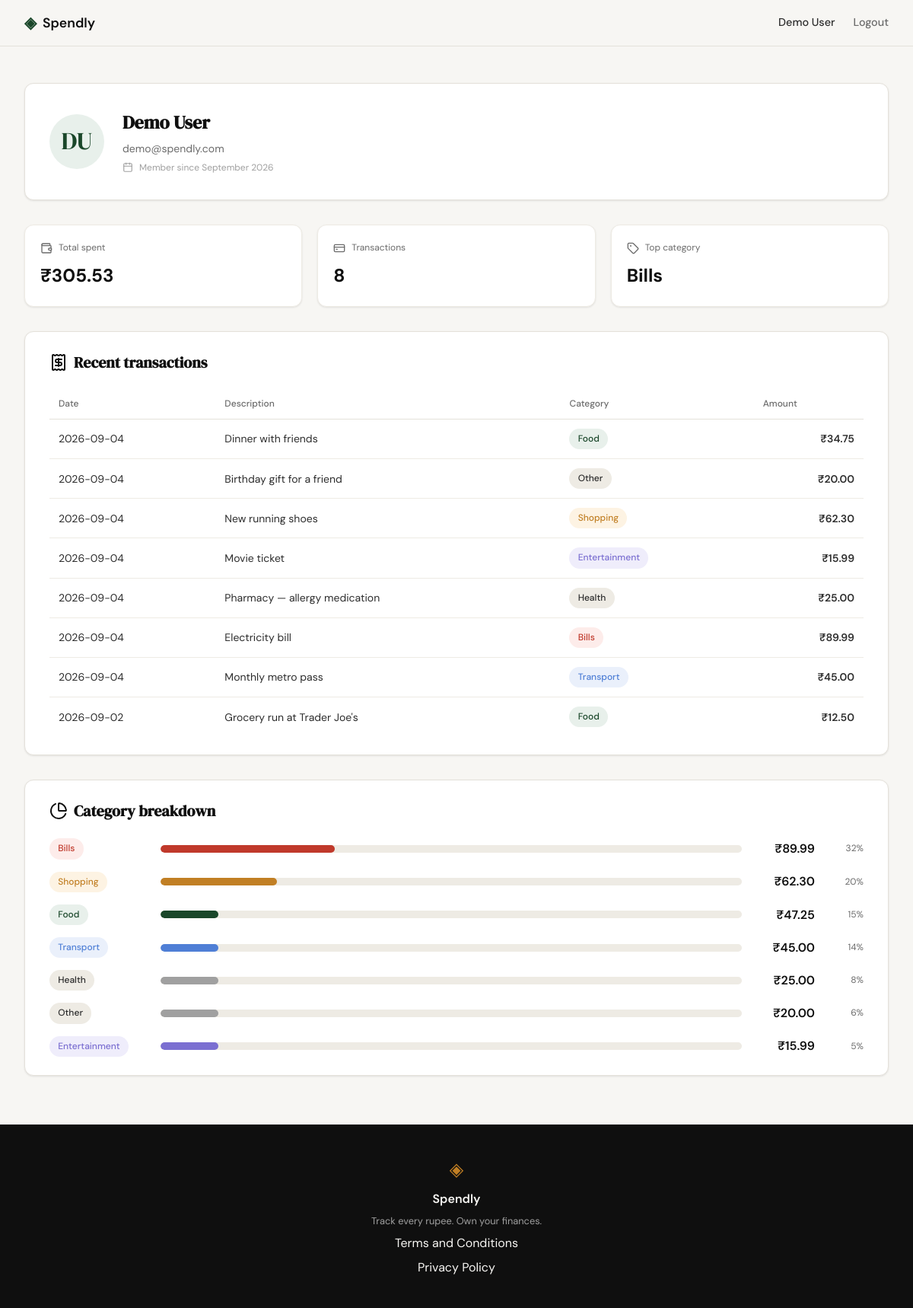
Screenshot of /profile (signed in) with the database file from the repository.
### tables this page shows
CREATE TABLE users (
            id            INTEGER PRIMARY KEY AUTOINCREMENT,
            name          TEXT NOT NULL,
            email         TEXT UNIQUE NOT NULL,
            password_hash TEXT NOT NULL,
            created_at    TEXT DEFAULT (datetime('now'))
        );

CREATE TABLE expenses (
            id          INTEGER PRIMARY KEY AUTOINCREMENT,
            user_id     INTEGER NOT NULL,
            amount      REAL NOT NULL,
            category    TEXT NOT NULL,
            date        TEXT NOT NULL,
            description TEXT,
            created_at  TEXT DEFAULT (datetime('now')),
            FOREIGN KEY (user_id) REFERENCES users (id)
        );

### app.py (the view)
@app.route("/profile")
def profile():
    if not session.get("user_id"):
        return redirect(url_for("login"))
    user_id = session["user_id"]
    user, stats = build_profile_summary(user_id)
    transactions = build_transaction_history(user_id)
    categories = build_category_breakdown(user_id)
    return render_template(
        "profile.html",
        user=user,
        stats=stats,
        transactions=transactions,
        categories=categories,
    )

### app.py (called while the page is built)
def build_transaction_history(user_id):
    rows = get_recent_expenses(user_id, limit=10)
    return [
        {
            "date": row["date"],
            "description": row["description"],
            "category": row["category"],
            "amount": f"₹{row['amount']:.2f}",
        }
        for row in rows
    ]

def build_profile_summary(user_id):
    user_row = get_user_by_id(user_id)
    stats_data = get_expense_stats(user_id)
    initials = "".join(part[0].upper() for part in user_row["name"].split()[:2])
    created_at = datetime.strptime(user_row["created_at"][:10], "%Y-%m-%d")
    member_since = created_at.strftime("%B %Y")
    user = {
        "name": user_row["name"],
        "email": user_row["email"],
        "initials": initials,
        "member_since": member_since,
    }
    stats = {
        "total_spent": f"₹{stats_data['total_spent']:.2f}",
        "transaction_count": stats_data["transaction_count"],
        "top_category": stats_data["top_category"] or "—",
    }
    return user, stats

def build_category_breakdown(user_id):
    rows = get_category_totals(user_id)
    if not rows:
        return []
    grand_total = sum(row["total"] for row in rows)
    if grand_total <= 0:
        return []
    percents = [int((row["total"] / grand_total) * 100) for row in rows]
    remainder = 100 - sum(percents)
    percents[0] += remainder
    categories = []
    for row, percent in zip(rows, percents):
        width_class = max(10, (percent // 10) * 10)
        categories.append({
            "name": row["category"],
            "total": f"₹{row['total']:.2f}",
            "percent": percent,
            "width_class": width_class,
        })
    return categories

### database/db.py (called while the page is built)
def get_db():
    conn = sqlite3.connect(DB_PATH)
    conn.row_factory = sqlite3.Row
    conn.execute("PRAGMA foreign_keys = ON")
    return conn

def get_user_by_id(user_id):
    conn = get_db()
    row = conn.execute(
        "SELECT * FROM users WHERE id = ?",
        (user_id,),
    ).fetchone()
    conn.close()
    return row

def get_recent_expenses(user_id, limit=10):
    conn = get_db()
    rows = conn.execute(
        "SELECT date, description, category, amount "
        "FROM expenses WHERE user_id = ? "
        "ORDER BY date DESC, id DESC "
        "LIMIT ?",
        (user_id, limit),
    ).fetchall()
    conn.close()
    return [dict(row) for row in rows]

### templates/profile.html (shortened to what this page needs)
{% extends "base.html" %}
{% block head %}
<link rel="stylesheet" href="{{ url_for('static', filename='css/profile.css') }}">
{% endblock %}
{% block content %}
<section class="profile-section">
    <div class="profile-container">
        <div class="profile-card">
            <div class="profile-avatar">{{ user.initials }}</div>
            <div class="profile-info">
                <h1 class="profile-name">{{ user.name }}</h1>
                <p class="profile-email">{{ user.email }}</p>
                <p class="profile-member-since"><i data-lucide="calendar"></i> Member since {{ user.member_since }}</p>
            </div>
        </div>
        <div class="profile-stats">
            <div class="profile-stat">
                <div class="profile-stat-head">
                    <i data-lucide="wallet"></i>
                    <span class="profile-stat-label">Total spent</span>
                </div>
                <span class="profile-stat-value">{{ stats.total_spent }}</span>
            </div>
            <div class="profile-stat">
                <div class="profile-stat-head">
                    <i data-lucide="credit-card"></i>
                    <span class="profile-stat-label">Transactions</span>
                </div>
                <span class="profile-stat-value">{{ stats.transaction_count }}</span>
            </div>
            <div class="profile-stat">
                <div class="profile-stat-head">
                    <i data-lucide="tag"></i>
                    <span class="profile-stat-label">Top category</span>
                </div>
                <span class="profile-stat-value">{{ stats.top_category }}</span>
            </div>
        </div>
        <div class="profile-panel">
            <h2 class="profile-panel-title"><i data-lucide="receipt"></i> Recent transactions</h2>
            <table class="table">
                <thead>
                    <tr>
                        <th>Date</th>
                        <th>Description</th>
                        <th>Category</th>
                        <th class="table-amount-col">Amount</th>
                    </tr>
                </thead>
                <tbody>
                    {% for tx in transactions %}
                    <tr>
                        <td>{{ tx.date }}</td>
                        <td>{{ tx.description }}</td>
                        <td><span class="badge badge-{{ tx.category|lower }}">{{ tx.category }}</span></td>
                        <td class="table-amount-col">{{ tx.amount }}</td>
                    </tr>
                    {% endfor %}
                </tbody>
            </table>
        </div>
        <div class="profile-panel">
            <h2 class="profile-panel-title"><i data-lucide="pie-chart"></i> Category breakdown</h2>
            <div class="cat-breakdown">
                {% for cat in categories %}
                <div class="cat-row">
                    <span class="badge badge-{{ cat.name|lower }} cat-label">{{ cat.name }}</span>
                    <div class="cat-bar-track">
                        <div class="cat-bar cat-bar-{{ cat.name|lower }} bar-w-{{ cat.width_class }}"></div>
                    </div>
                    <span class="cat-total">{{ cat.total }}</span>
                    <span class="cat-percent">{{ cat.percent }}%</span>
                </div>
                {% endfor %}
            </div>
        </div>
    </div>
</section>
{% endblock %}

### templates/base.html (shortened to what this page needs)
<!DOCTYPE html>
<html lang="en">
<head>
    <link rel="stylesheet" href="{{ url_for('static', filename='css/style.css') }}">
    {% block head %}{% endblock %}
</head>
<body>
    <nav class="navbar">
        <div class="nav-inner">
            <a href="{{ url_for('landing') }}" class="nav-brand">
                <span class="brand-icon">◈</span>
                <span class="brand-name">Spendly</span>
            </a>
            <div class="nav-links">
                {% if not session.user_id %}
                <a href="{{ url_for('login') }}">Sign in</a>
                <a href="{{ url_for('register') }}" class="nav-cta">Get started</a>
                {% else %}
                <span class="nav-username">Demo User</span>
                <form action="{{ url_for('logout') }}" method="POST" class="logout-form">
                    <button type="submit" class="logout-link">Logout</button>
                </form>
                {% endif %}
            </div>
        </div>
    </nav>
    <main class="main-content">
        {% block content %}{% endblock %}
    </main>
    <footer class="footer">
        <div class="footer-inner">
            <span class="brand-icon">◈</span>
            <span class="footer-name">Spendly</span>
            <p class="footer-copy">Track every rupee. Own your finances.</p>
            <a href="{{ url_for('terms') }}">Terms and Conditions</a>
            <a href="{{ url_for('privacy') }}">Privacy Policy</a>
        </div>
    </footer>
</body>
</html>

### static/css/style.css (style rules this page uses)
:root { --ink: #0f0f0f; --ink-soft: #2d2d2d; --ink-muted: #6b6b6b; --ink-faint: #a0a0a0; --paper: #f7f6f3; --paper-warm: #f0ede6; --paper-card: #ffffff; --accent: #1a472a; --accent-light: #e8f0eb; --accent-2: #c17f24; --accent-2-light: #fdf3e3; --danger: #c0392b; --danger-light: #fdecea; --border: #e4e1da; --border-soft: #eeebe4; --font-display: 'DM Serif Display', Georgia, serif; --font-body: 'DM Sans', system-ui, sans-serif; --max-width: 1200px; --auth-width: 440px; --radius-sm: 6px; --radius-md: 12px; --radius-lg: 20px; }
*, *::before, *::after { box-sizing: border-box; margin: 0; padding: 0; }
html { font-size: 16px; scroll-behavior: smooth; }
body { background: var(--paper); color: var(--ink); font-family: var(--font-body); font-size: 1rem; line-height: 1.6; -webkit-font-smoothing: antialiased; }
a { color: inherit; text-decoration: none; }
.navbar { position: sticky; top: 0; z-index: 100; background: var(--paper); border-bottom: 1px solid var(--border); padding: 0 2rem; }
.nav-inner { max-width: var(--max-width); margin: 0 auto; height: 60px; display: flex; align-items: center; justify-content: space-between; }
.nav-brand { display: flex; align-items: center; gap: 0.5rem; font-family: var(--font-body); font-weight: 600; font-size: 1.1rem; color: var(--ink); }
.brand-icon { color: var(--accent); font-size: 1.3rem; }
.brand-name { color: var(--ink); }
.nav-links { display: flex; align-items: center; gap: 1.5rem; font-size: 0.9rem; font-weight: 500; }
.logout-form { display: inline-flex; margin: 0; padding: 0; }
.logout-link { background: none; border: none; margin: 0; padding: 0; font: inherit; color: var(--ink-muted); cursor: pointer; transition: color 0.2s; }
.nav-username { color: var(--ink-soft); font-weight: 500; }
.main-content { min-height: calc(100vh - 60px - 100px); }
.footer { background: var(--ink); color: var(--paper); padding: 2.5rem 2rem; text-align: center; }
.footer-inner { display: flex; flex-direction: column; align-items: center; gap: 0.4rem; }
.footer .brand-icon { color: var(--accent-2); font-size: 1.5rem; }
.footer-name { font-weight: 600; font-size: 1rem; }
.footer-copy { font-size: 0.8rem; color: var(--ink-faint); }

### rows the page displays
users: name "Demo User", email "demo@spendly.com"
expenses: top_category "Bills", date "2026-09-04", description "Electricity bill", category "Bills", amount "₹89.99"
expenses: date "2026-09-04", description "Dinner with friends", category "Food", amount "₹34.75"
expenses: date "2026-09-04", description "Birthday gift for a friend", category "Other", amount "₹20.00"
expenses: date "2026-09-04", description "New running shoes", category "Shopping", amount "₹62.30"
expenses: date "2026-09-04", description "Movie ticket", category "Entertainment", amount "₹15.99", name "Entertainment", total "₹15.99", percent "5"
expenses: date "2026-09-04", description "Pharmacy — allergy medication", category "Health", amount "₹25.00"
expenses: date "2026-09-04", description "Monthly metro pass", category "Transport", amount "₹45.00"
expenses: date "2026-09-02", description "Grocery run at Trader Joe's", category "Food", amount "₹12.50"

### other values shown
{{ user.initials }} "DU"
{{ user.member_since }} "September 2026"
{{ stats.total_spent }} "₹305.53"
{{ stats.transaction_count }} "8"
{{ cat.name }} "Bills" "Shopping" "Food" "Transport" "Health" "Other"
{{ cat.total }} "₹89.99" "₹62.30" "₹47.25" "₹45.00" "₹25.00" "₹20.00"
{{ cat.percent }} "32" "20" "15" "14" "8" "6"
